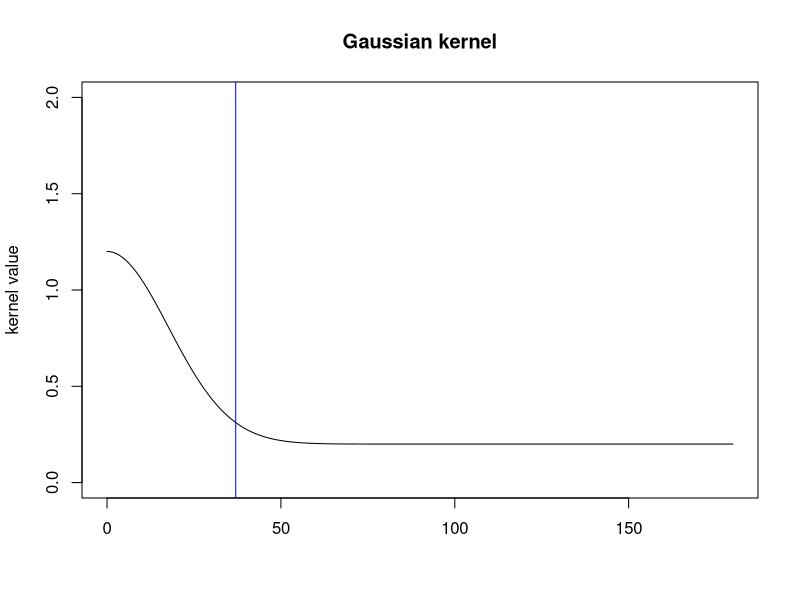

The R source for this figure: (Note: this script raises an error after producing the figure.)
gauss_kernel <- function(split_angle, shot_angle){
  
  h = 0.2
  kernel = exp(-((split_angle/shot_angle - 0.5)/h)^2)
  return(kernel)
}



gauss_kernel_adjusted <- function(split_angle, shot_angle){
  h_adjust = 20
  kernel_adjust =  exp(-((shot_angle)/h_adjust)^2)+0.2
  
  kernel =  exp(-((split_angle/shot_angle - 0.5)/kernel_adjust)^2)
  return(kernel)
}

x = seq(0,180, by = 0.01)
h3 = 25
kernel3 =  exp(-((x)/h3)^2)+0.2
plot(x, kernel3, type = 'l', main = "Gaussian kernel", xlab = "", ylim = c(0,2), ylab = "kernel value")
abline(v = 37, col = 'blue')




shot_angle2 = 180
perc_diff = seq(0,1, by = 0.001)
h2 = 0.3
kernel2 =  exp(-((perc_diff - 0.5)/h2)^2)
plot(split_angle2, kernel2, type = 'l', main = "Gaussian kernel", xlab = "", ylim = c(0,1), ylab = "kernel value")
abline(v = 0.5, col = 'blue')
